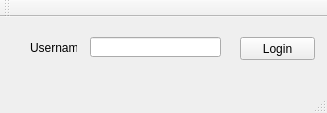
<?xml version="1.0" encoding="UTF-8"?>
<ui version="4.0">
 <class>MainWindow</class>
 <widget class="QMainWindow" name="MainWindow">
  <property name="geometry">
   <rect>
    <x>0</x>
    <y>0</y>
    <width>327</width>
    <height>113</height>
   </rect>
  </property>
  <property name="windowTitle">
   <string>MainWindow</string>
  </property>
  <widget class="QWidget" name="centralWidget">
   <widget class="QLineEdit" name="login_input">
    <property name="geometry">
     <rect>
      <x>90</x>
      <y>20</y>
      <width>131</width>
      <height>20</height>
     </rect>
    </property>
   </widget>
   <widget class="QLabel" name="label">
    <property name="geometry">
     <rect>
      <x>30</x>
      <y>20</y>
      <width>47</width>
      <height>21</height>
     </rect>
    </property>
    <property name="text">
     <string>Username:</string>
    </property>
   </widget>
   <widget class="QPushButton" name="login_submit">
    <property name="geometry">
     <rect>
      <x>240</x>
      <y>20</y>
      <width>75</width>
      <height>23</height>
     </rect>
    </property>
    <property name="text">
     <string>Login</string>
    </property>
   </widget>
  </widget>
  <widget class="QMenuBar" name="menuBar">
   <property name="geometry">
    <rect>
     <x>0</x>
     <y>0</y>
     <width>327</width>
     <height>21</height>
    </rect>
   </property>
  </widget>
  <widget class="QToolBar" name="mainToolBar">
   <attribute name="toolBarArea">
    <enum>TopToolBarArea</enum>
   </attribute>
   <attribute name="toolBarBreak">
    <bool>false</bool>
   </attribute>
  </widget>
  <widget class="QStatusBar" name="statusBar"/>
 </widget>
 <layoutdefault spacing="6" margin="11"/>
 <resources/>
 <connections/>
</ui>
